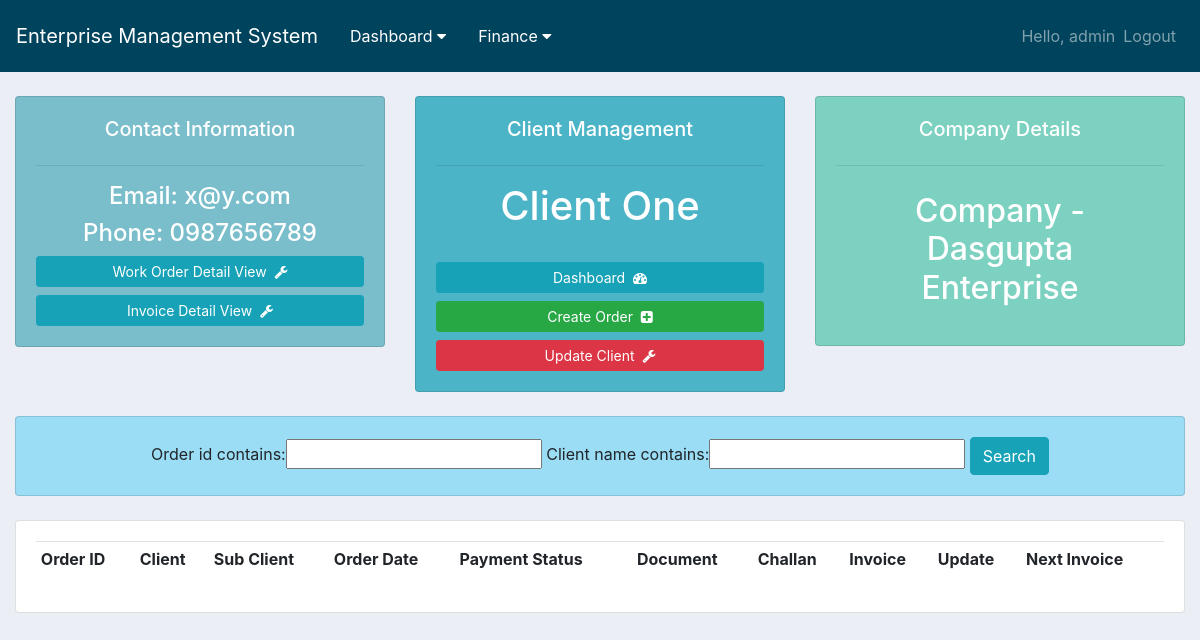
Before: /client/7/ (signed in) with the older database file.
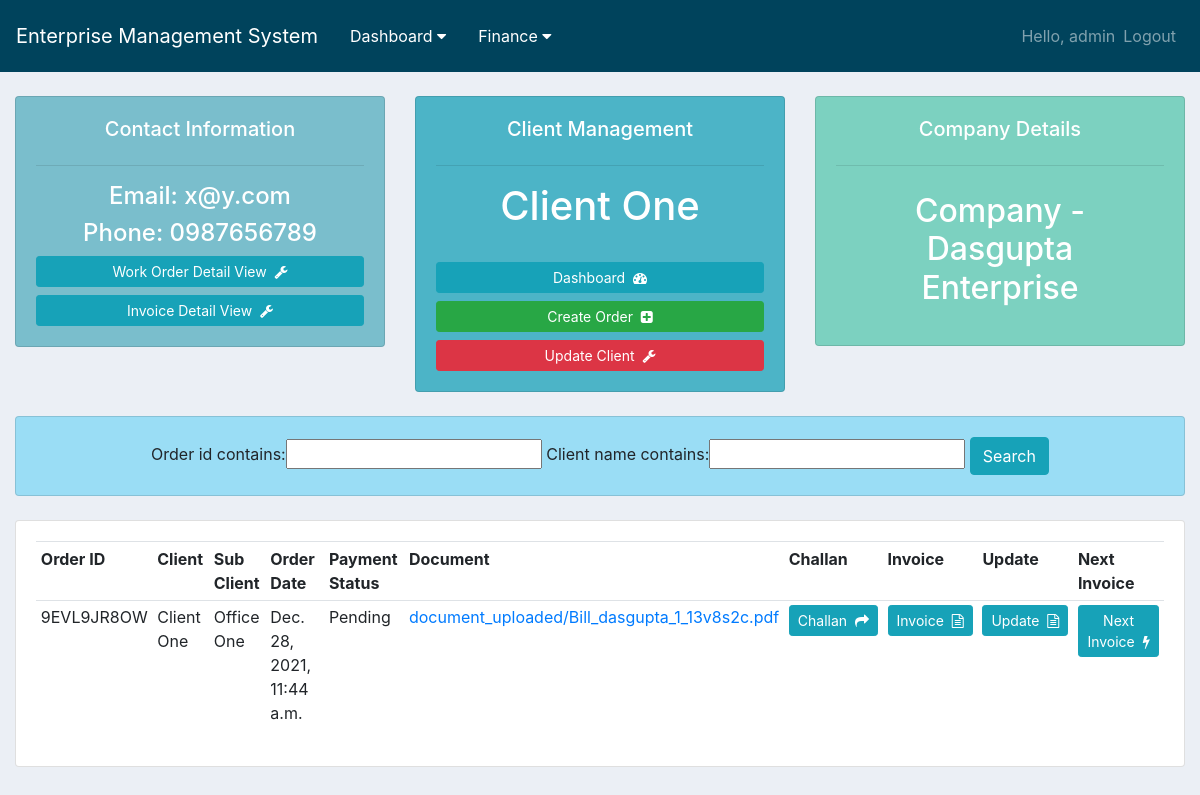
After: the same page with the newer database file.
### order/models.py (models this page shows, shortened)
class Order(models.Model):
    STATUS = (
        ('Pending', 'Pending'),
        ('Paid', 'Paid'),
    )
    CSR_value = (
        (True, 'Paid'),
        (False, 'Not Paid'),
    )
    MONTH = (
        ('JANUARY', 'JANUARY'),
        ('FEBRUARY', 'FEBRUARY'),
        ('MARCH', 'MARCH'),
        ('APRIL', 'APRIL'),
        ('MAY', 'MAY'),
        ('JUNE', 'JUNE'),
        ('JULY', 'JULY'),
        ('AUGUST', 'AUGUST'),
        ('SEPTEMBER', 'SEPTEMBER'),
        ('OCTOBER', 'OCTOBER'),
        ('NOVEMBER', 'NOVEMBER'),
        ('DECEMBER', 'DECEMBER'),
    )
    order_id = models.CharField(max_length=120, null=True, blank=True)
    client = models.ForeignKey(Client, null=True, on_delete=models.CASCADE)
    company = models.ForeignKey(Company, null=True, on_delete=models.CASCADE)
    sub_client = models.CharField(max_length=120, null=True, blank=True)
    service_1 = models.ForeignKey(Service, null=True, on_delete=models.CASCADE, related_name='service_1')
    rate_1 = models.DecimalField(default=0.00, max_digits=10, decimal_places=2)
    service_2 = models.ForeignKey(Service, null=True, on_delete=models.CASCADE, related_name='service_2')
    rate_2 = models.DecimalField(default=0.00, max_digits=10, decimal_places=2)
    service_3 = models.ForeignKey(Service, null=True, on_delete=models.CASCADE, related_name='service_3')
    rate_3 = models.DecimalField(default=0.00, max_digits=10, decimal_places=2)
    service_4 = models.ForeignKey(Service, null=True, on_delete=models.CASCADE, related_name='service_4')
    rate_4 = models.DecimalField(default=0.00, max_digits=10, decimal_places=2)
    upload_document = models.FileField(upload_to="document_uploaded/", blank=True)
    work_order_period = models.CharField(max_length=100, null=True)
    invoice_for_month = models.CharField(max_length=100, default='JAN', choices=MONTH)
    date = models.CharField(max_length=20, null=True)
    frequency = models.CharField(max_length=100, null=True)
    bill_raised = models.CharField(max_length=100, null=True)
    area = models.IntegerField(default=0)
    rate = models.DecimalField(default=0.00, max_digits=10, decimal_places=2)
    payment = models.CharField(max_length=100, default='Pending', choices=STATUS)
    payment_details = models.CharField(max_length=100, null=True)
    payment_date = models.DateField(blank=True, null=True)
    bank_transfer = models.BooleanField(default=False)
    TDS = models.IntegerField(default=0)
    CSR = models.IntegerField(default=0)
    csr_status = models.BooleanField(default=False, choices=CSR_value)
    total = models.DecimalField(default=0.00, max_digits=10, decimal_places=2)
    challan_text = models.TextField(max_length=200, null=True)
    remark = models.TextField(max_length=200, null=True)
    timestamp = models.DateTimeField(auto_now_add=True, null=True)

### client/models.py (models this page shows, shortened)
class Client(models.Model):
    company = models.ForeignKey(Company, null=True, on_delete=models.CASCADE)
    name = models.CharField(max_length=100, null=True)
    phone = models.CharField(max_length=20, null=True)
    email = models.EmailField()
    address = models.TextField(max_length=200, null=True)
    timestamp = models.DateTimeField(auto_now_add=True, null=True)

### client/views.py (the view)
# urls.py: path('<int:pk>/', views.client_page, name='client_view'),
@login_required(login_url='login')
def client_page(request, pk):
    client = Client.objects.get(id=pk)
    orders = Order.objects.filter(client__name=client.name)
    total_order = orders.count()
    order_filter = OrderFilter(request.GET, queryset=orders)
    orders = order_filter.qs
    context = {
        "title": "Clients",
        "content": "Clients Page",
        "client": client,
        "orders": orders,
        "total_order": total_order,
        "order_filter": order_filter,
    }
    return render(request, 'client.html', context)

### templates/client.html
{% extends "base.html" %}
{% block content %}
<br>
<div class="container-fluid">
	<div class="row">
		<div class="col-md">
			<div class="card text-center text-white card-body" id="client_info">
				<h5>Contact Information</h5>
				<hr>
				<h4>Email: {{ client.email }}</h4>
				<h4>Phone: {{ client.phone }}</h4>
				<a class="btn btn-info  btn-sm btn-block" href="{% url 'client:client_detail_view' client.id %}">Work Order Detail View&nbsp;&nbsp;<i class="fa fa-wrench" aria-hidden="true"></i></a>
				<a class="btn btn-info  btn-sm btn-block" href="{% url 'client:invoice_detail_view' client.id %}">Invoice Detail View&nbsp;&nbsp;<i class="fa fa-wrench" aria-hidden="true"></i></a>
			</div>
		</div>
		<div class="col-md">
			<div class="card text-center text-white card-body" id="client_management">
				<h5>Client Management</h5>
				<hr>
				<h1 class="text-center">{{ client.name }}</h1>
				<br>
				{% if client.company.name == 'Asian Chemicals' %}
					<a class="btn btn-info  btn-sm btn-block" href="{% url 'AC_dashboard' %}">Dashboard&nbsp;&nbsp;<i class="fa fa-tachometer" aria-hidden="true"></i></a>
					<a class="btn btn-success btn-sm btn-block" href="{% url 'order:accreate_order' %}">Create Order&nbsp;&nbsp;<i class="fa fa-plus-square" aria-hidden="true"></i></a>
				{% else %}
					<a class="btn btn-info  btn-sm btn-block" href="{% url 'DE_dashboard' %}">Dashboard&nbsp;&nbsp;<i class="fa fa-tachometer" aria-hidden="true"></i></a>
					<a class="btn btn-success btn-sm btn-block" href="{% url 'order:decreate_order' %}">Create Order&nbsp;&nbsp;<i class="fa fa-plus-square" aria-hidden="true"></i></a>
				{% endif %}
				<a class="btn btn-danger  btn-sm btn-block" href="{% url 'client:update_client' client.id %}">Update Client&nbsp;&nbsp;<i class="fa fa-wrench" aria-hidden="true"></i></a>
			</div>
		</div>
		<div class="col-md">
			<div class="card text-center text-white card-body" id="total_order">
				<h5>Company Details</h5>
				<hr>
				<h2 style="text-align: center;padding: 10px">Company - {{ client.company.name }}</h2>
			</div>
		</div>
	</div>
	<br>
	<div class="row">
		<div class="col">
			<div class="card text-center card-body" id="search_card">
				<form method="get">
				{{ order_filter.form }}
				<button class="btn btn-info" type="submit">Search</button>
			  </form>
			</div>
		</div>
	</div>
	<br>
	<div class="row">
		<div class="col-md">
			<div class="card card-body">
				<table class="table table-sm">
					<tr>
						<th>Order ID</th>
						<th>Client</th>
						<th>Sub Client</th>
						<th>Order Date</th>
						<th>Payment Status</th>
						<th>Document</th>
						<th>Challan</th>
						<th>Invoice</th>
						<th>Update</th>
						<th>Next Invoice</th>
					</tr>
					{% for order in orders|slice:"::-1"|slice:":30" %}
						<tr>
							<td>{{ order.order_id }}</td>
							<td>{{ order.client.name }}</td>
							<td>{{ order.sub_client }}</td>
							<td>{{ order.timestamp }}</td>
							<td>{{ order.payment }}</td>
							{% if order.upload_document %}
							<td><a href="{{ order.upload_document.url }}">{{ order.upload_document }}</a></td>
							{% else %}
							<td>None</td>
							{% endif %}
							<td><a href="{% url 'order:view_order' order.id %}" type="button" class="btn btn-sm btn-info">Challan&nbsp;&nbsp;<i class="fa fa-share" aria-hidden="true"></i></a></td>
							<td><a href="{% url 'order:invoice' order.id %}" type="button" class="btn btn-sm btn-info">Invoice&nbsp;&nbsp;<i class="fa fa-file-text-o" aria-hidden="true"></i></a></td>
							<td><a href="{% url 'order:update_order' order.id %}" type="button" class="btn btn-sm btn-info">Update&nbsp;&nbsp;<i class="fa fa-file-text-o" aria-hidden="true"></i></a></td>
							<td><a href="{% url 'order:next_order' order.id %}" type="button" class="btn btn-sm btn-info">Next Invoice&nbsp;&nbsp;<i class="fa fa-bolt" aria-hidden="true"></i></a></td>
						</tr>
					{% endfor %}
				</table>
			</div>
		</div>
	</div>
</div>
{% endblock %}

Changed rows visible on the page:
now on this page (row edited): Order: order_id "9EVL9JR8OW", client.name "Client One", sub_client "Office One", timestamp "Dec. 28, 2021, 11:44 a.m.", payment "Pending", upload_document "document_uploaded/Bill_dasgupta_1_13v8s2c.pdf"
